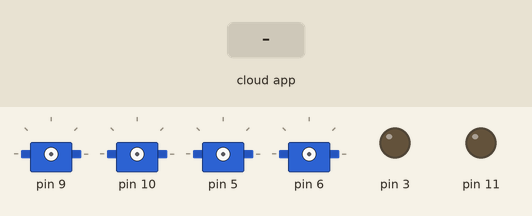
Recording of a sketch running on a simulated Arduino Uno, built with avr-gcc and run on an emulated ATmega328P. Shown: 4 × servo, output pins drawn as LEDs (lit = HIGH). Inputs (shaded band) come from the test bench. The ROS host is connected and sends only what is stated.

Above: at 1.2 s.
1.3 s: the phone or cloud app sets toggle_led to 0
At 1.75 s:
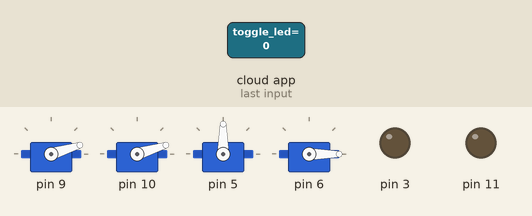
At 10.9 s:
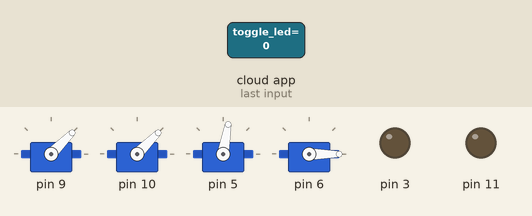
Timing chart, 0 to 12.4 s (numbered marks = the images above; inputs shaded):
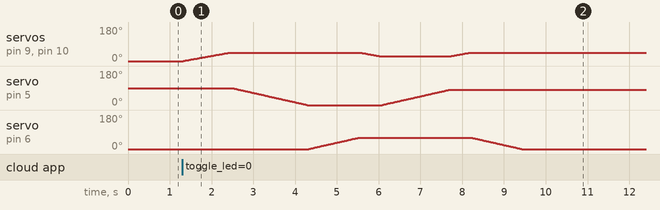

The sketch:

arduino_uno_final_code.ino
```cpp
#include <Servo.h>
#include <ros.h>
#include <geometry_msgs/Vector3.h>
#include "my_servo.h"
#include <std_msgs/Int16.h>
ros::NodeHandle  nh;

std_msgs::Int16 arm_over_msg;
ros::Publisher arm_over("/arm_over", &arm_over_msg);


float sp1,sp2;


void set_speed(float x,float y)
{
   analogWrite(3,abs(x));
      analogWrite(11,abs(y));

}

void velocity_obt(const geometry_msgs::Vector3& a)
{
   sp1=a.x;
   sp2=a.y;
    set_speed(sp1,sp2);
}
ros::Subscriber<geometry_msgs::Vector3> sub("/vel", &velocity_obt );

my_servo arm1,arm2,grip,base;
Servo x;
void arm(int ang)
{
   int acang=arm1.get_cang();

   if(ang>=acang)
    {
      for(int i=acang;i<=ang;i++)
      {
        arm1.servo_write(i);
        arm2.servo_write(i);
        delay(25);
      }
    }
    else if(ang<acang)
    {
      for(int i=acang;i>=ang;i--)
      {
        arm1.servo_write(i);
        arm2.servo_write(i);
        delay(25);
      }
    }
}

void attach_servos()
{
  arm2.att(9);
  arm1.att(10);
  grip.att(5);
  base.att(6);

 arm1.servo_write(0);
arm1.servo_write(0);
grip.servo_write(90);
base.servo_write(0);

arm(45);

}
void detach_servos()
{
   arm1.dett();
  arm2.dett();
  grip.dett();
  base.dett();

}
void messageCb( const std_msgs::Int16& toggle_msg)
{

 if(toggle_msg.data==0)
 {
  attach_servos();

  arm(45);


  grip.move_in_steps(0,20);


  base.move_in_steps(60,20);


   arm(25);
  //delay(2000);

  grip.move_in_steps(80,20);
  //delay(2000);


   arm(45);
   base.move_in_steps(0,20);


   arm_over_msg.data=123;
    int i=0;
   while(i<10)
   {
      arm_over.publish(&arm_over_msg);
      i++;
   }

 }
 if(toggle_msg.data==1)
 {

   arm(0);

   grip.move_in_steps(0,20);
   grip.move_in_steps(90,20);

    arm(45);

 arm_over_msg.data=123;

     int i=0;
   while(i<10)
   {
      arm_over.publish(&arm_over_msg);
      i++;
   }


  detach_servos();

 }

}
ros::Subscriber<std_msgs::Int16> arm_c("/toggle_led", &messageCb );
void setup()
{
  sp1=sp2=0.0;
  pinMode(3, OUTPUT);
  pinMode(9, OUTPUT);

  pinMode(5, OUTPUT);
  pinMode(6, OUTPUT);


  pinMode(10, OUTPUT);
  pinMode(11, OUTPUT);


  analogWrite(3,0);
      analogWrite(11,0);

    nh.initNode();
    nh.subscribe(sub);
   nh.subscribe(arm_c);

    nh.advertise(arm_over);

}

void loop()
{
  nh.spinOnce();
  delay(1);
}
```

my_servo.h
```cpp
class my_servo
{
  Servo s;
  int cang;
  public:

  my_servo()
  {
    cang=0;
   }
  my_servo(int pno)
  {
    cang=0;
    att(pno);
   }

   void att(int pno)
   {
    s.attach(pno);
   }
   void dett()
   {
    s.detach();
   }
  void servo_write(int ang)
  {
    cang=ang;
    s.write(ang);
  }
  int get_cang()
  {
    return cang;
  }
  void move_in_steps(int ang,int delay_=10)
  {
    if(ang>=cang)
    {
      for(int i=cang;i<=ang;i++)
      {
        s.write(i);
        delay(delay_);
      }
      cang=ang;
    }
    else if(ang<cang)
    {
      for(int i=cang;i>=ang;i--)
      {
        s.write(i);
        delay(delay_);
      }
      cang=ang;
    }
  }

};
```

Measured:
- after the input at 1.3 s, servo on pin 6: rises from 0° to 60° in 1.2 s, then falls to 0° in 3.9 s
